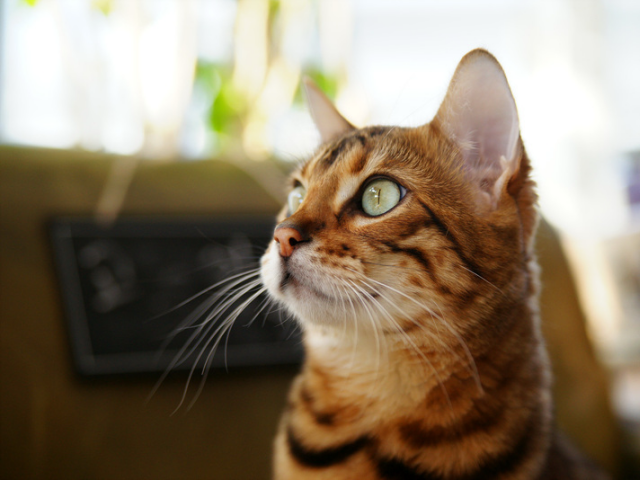
#> input picture OpenCV/OpenCV_study/OpenCV-main/3교시/cat.bmp, 640 x 480 px
$ python histogram.py
#> lines starting #> are read from the running program, lines starting #| are printed output that depends on the picture
import sys
import numpy as np
import cv2


def calcGrayHist(img):
    channels = [0]
    histSize = [256]
    histRange = [0, 256]

    hist = cv2.calcHist([img], channels, None, histSize, histRange)

    return hist


def getGrayHistImage(hist):
    histMax = np.max(hist)

    imgHist = np.full((110, 256), 255, dtype=np.uint8)
    for x in range(256):
        pt1 = (x, 100)
        pt2 = (x, 100 - int(hist[x, 0] * 100 / histMax))
        cv2.line(imgHist, pt1, pt2, 0)
        cv2.line(imgHist, (x, 101), (x, 110), x)

    #cv2.rectangle(imgHist, (0, 100), (255, 111), 0)

    return imgHist


if __name__ == '__main__':
    src = cv2.imread('cat.bmp', cv2.IMREAD_GRAYSCALE)
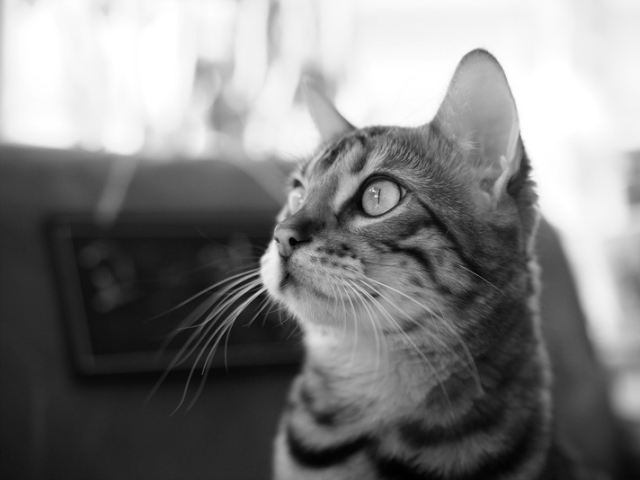
#> src: shape (480, 640); min 0, max 255, mean 127.8

    if src is None:
        print('Image load failed!')
        sys.exit()

    cv2.imshow('src', src)

    hist = calcGrayHist(src)
#> in calcGrayHist, `hist = cv2.calcHist([img], channels, None, histSize, histRange)`: hist = 256 values, max 11264 at index 255, min 24 at index 0, mean 1200
    histImg = getGrayHistImage(hist)
#> in getGrayHistImage, `histMax = np.max(hist)`: histMax = 11264
#> the loop in getGrayHistImage, `for x in range(256):` made 256 passes
#> pt2 on passes 1 to 3: (0, 100), (1, 99), (2, 100)
#> after the loop in getGrayHistImage, `for x in range(256):`:
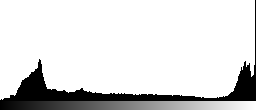
#> imgHist: shape (110, 256); min 0, max 255, mean 218.7
    cv2.imshow('histImg', histImg)
    cv2.imshow('histImg', getGrayHistImage(calcGrayHist(src)))
#> the loop in getGrayHistImage (call 2), `for x in range(256):` made 256 passes
    cv2.waitKey()

cv2.destroyAllWindows()

$ run again, with OpenCV/OpenCV_study/OpenCV-main/3교시/namecard1.jpg saved as OpenCV/OpenCV_study/OpenCV-main/3교시/cat.bmp
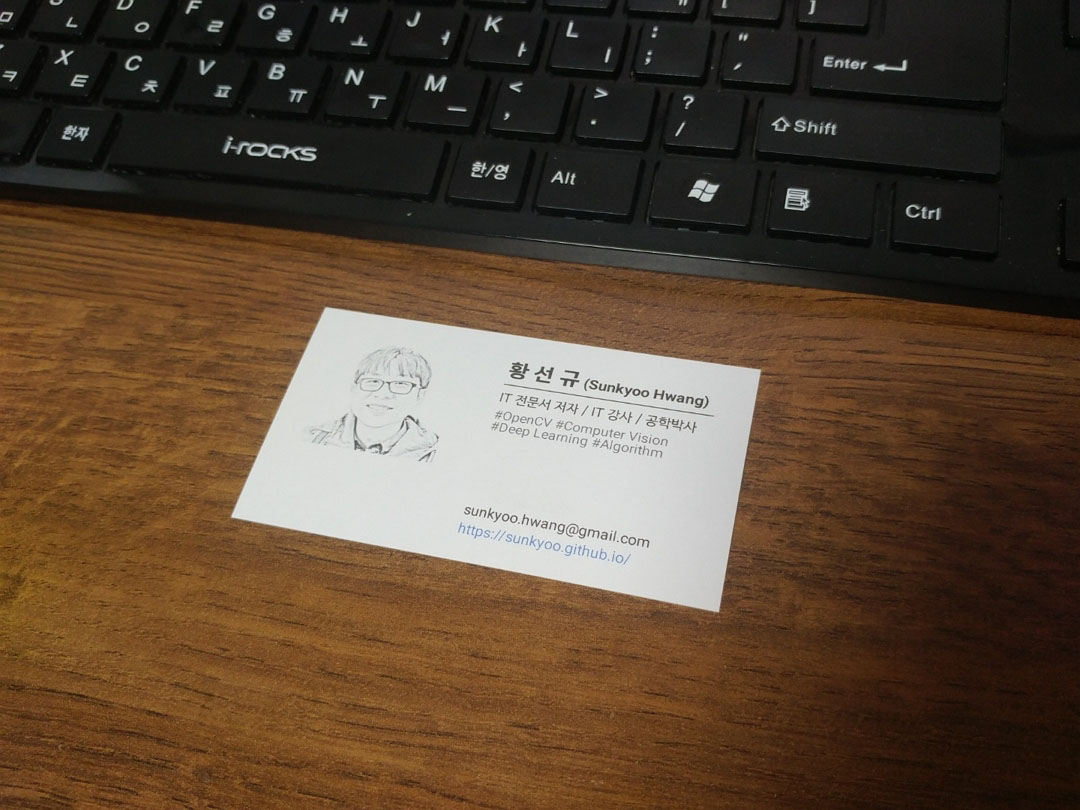
#> input picture OpenCV/OpenCV_study/OpenCV-main/3교시/namecard1.jpg, 1080 x 810 px
#> `src = cv2.imread('cat.bmp', cv2.IMREAD_GRAYSCALE)`:
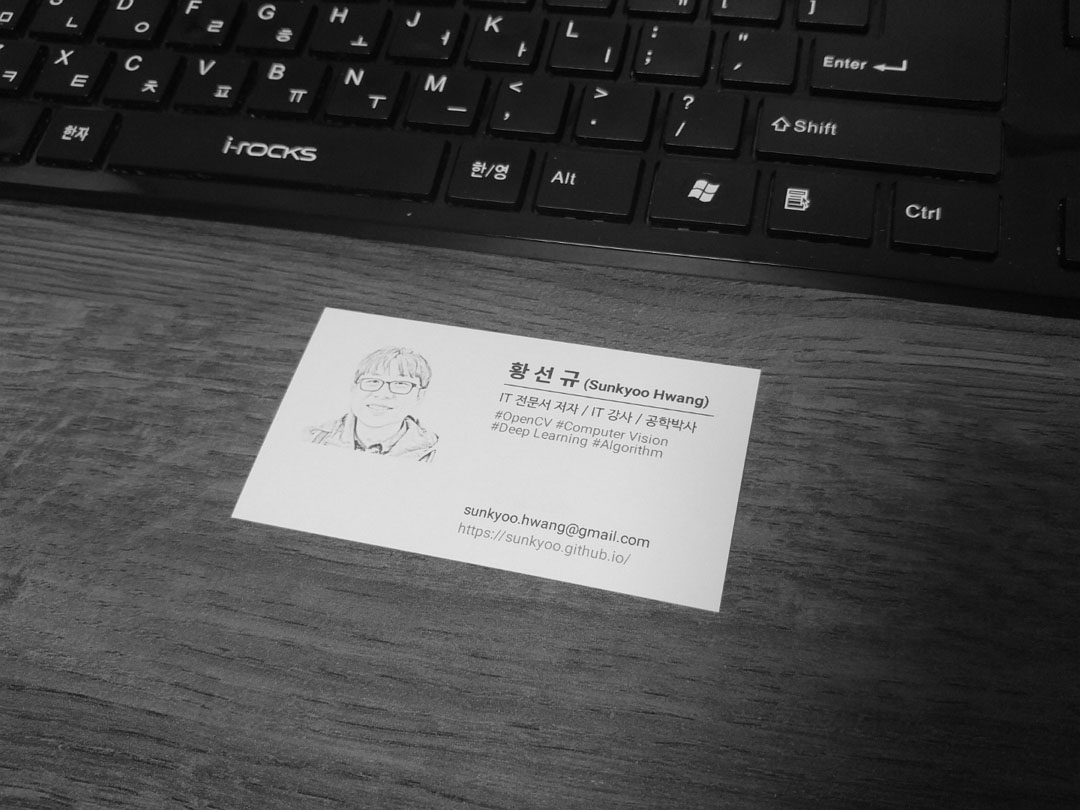
#> src: shape (810, 1080); min 0, max 253, mean 74.9
#> in calcGrayHist, `hist = cv2.calcHist([img], channels, None, histSize, histRange)`: hist = 256 values, max 19621 at index 25, min 0 at index 246, mean 3417.2
#> histMax = 19621
#> the loop in getGrayHistImage, `for x in range(256):` made 256 passes
#> pt2 on passes 1 to 3: (0, 100), (1, 100), (2, 100)
#> after the loop in getGrayHistImage, `for x in range(256):`:
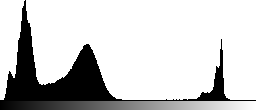
#> imgHist: shape (110, 256); min 0, max 255, mean 203.1
#> the loop in getGrayHistImage (call 2), `for x in range(256):` made 256 passes
